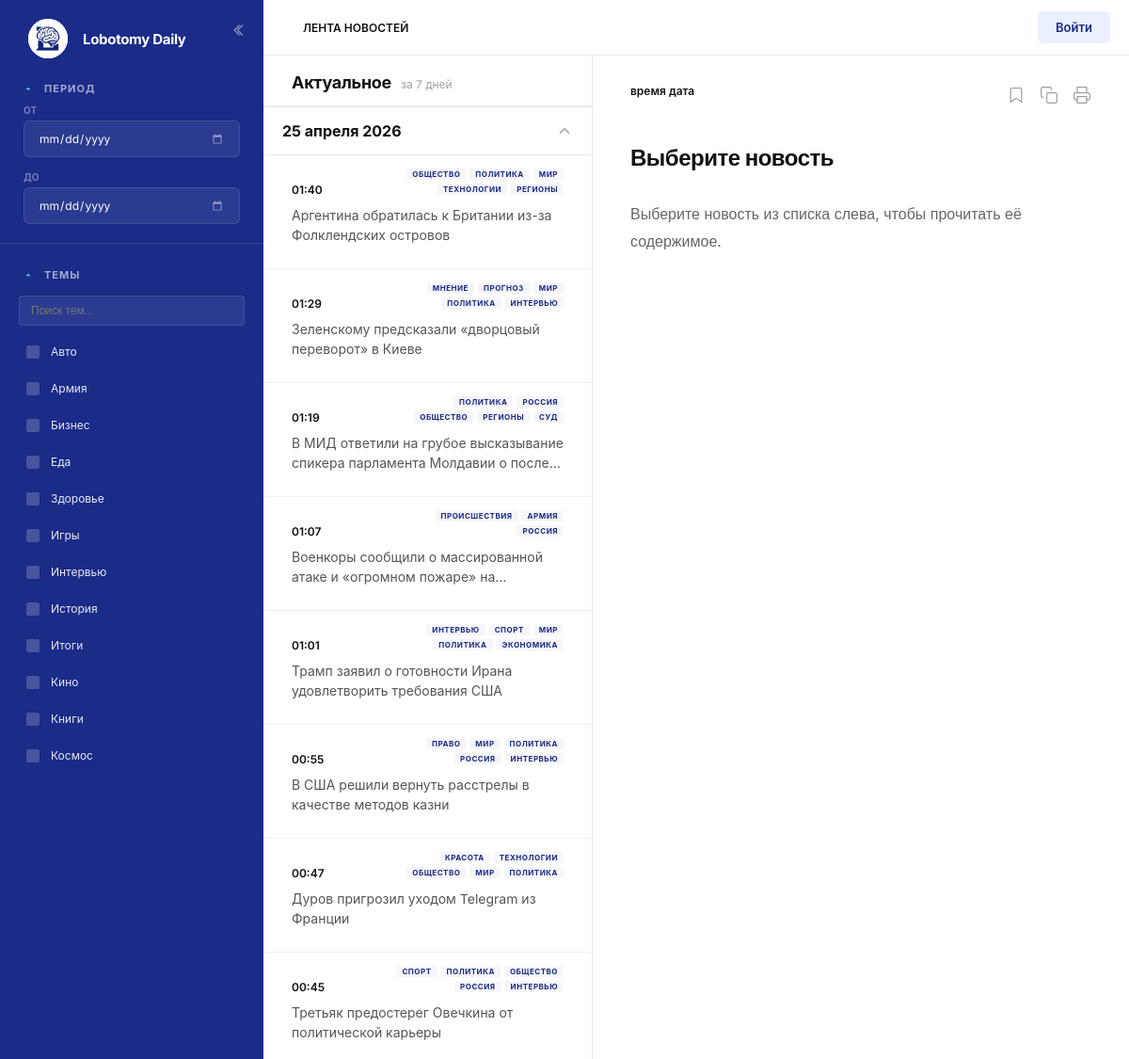
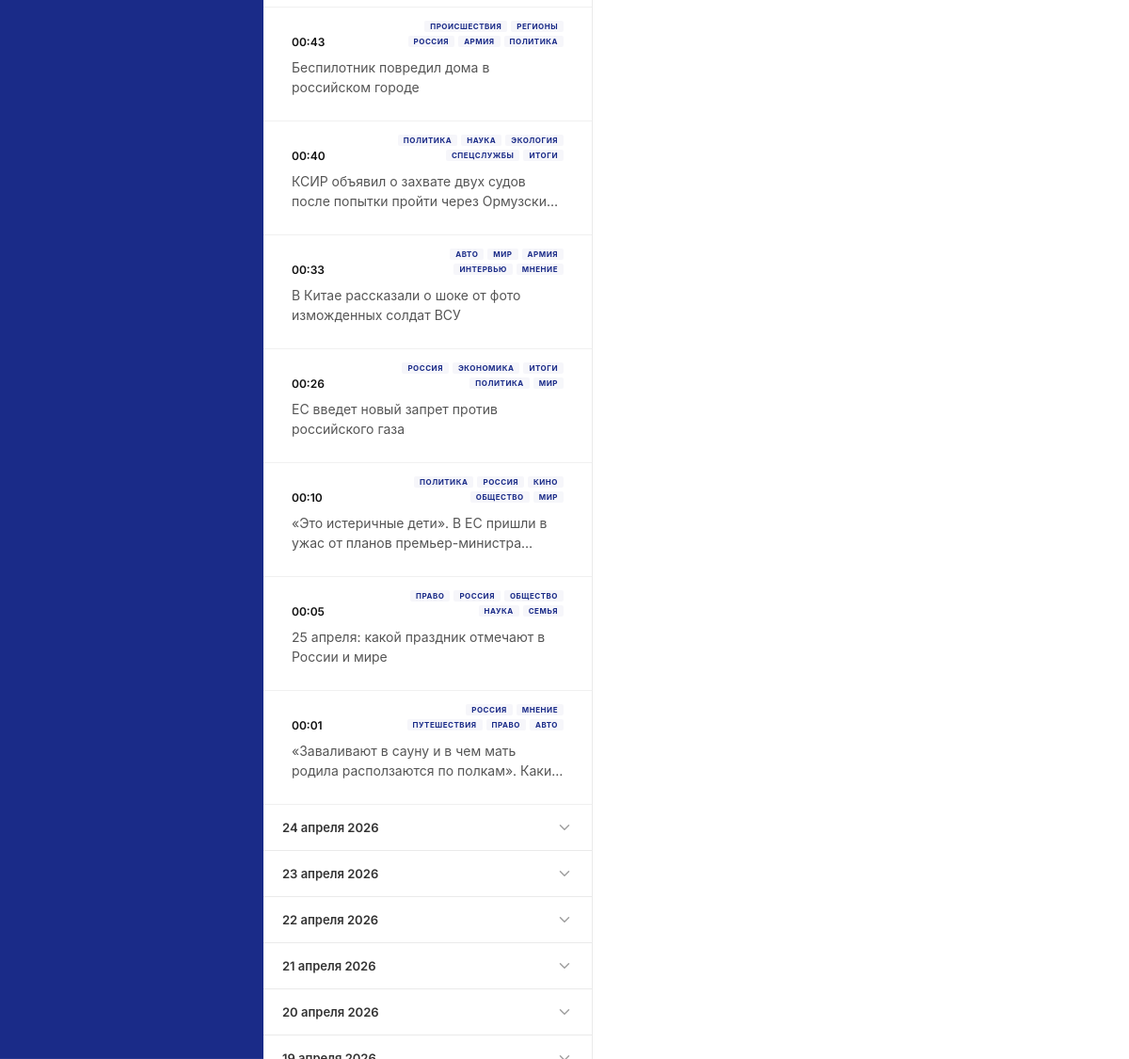
The page / on the database its author committed (2 pictures, top to bottom).
### core/models.py (models this page shows)
class News(models.Model):
    id = models.BigAutoField(primary_key=True)
    source = models.CharField(max_length=50)
    title = models.CharField(max_length=255)
    body = models.TextField(null=True, blank=True)
    url = models.URLField(unique=True)
    parsed_at = models.DateTimeField(auto_now_add=True)
    @property
    def tags(self):
        from .utils import classify_news
        return classify_news(self.title, self.body, url=self.url, news_id=self.id)
    class Meta:
        managed = False
        db_table = 'news'

### core/views.py (the view, shortened to what this page needs)
# urls.py: path('', core.views.index, name='index'),
def index(request):
    now = timezone.localtime()
    start_of_today = now.replace(hour=0, minute=0, second=0, microsecond=0)
    days_data = []
    for i in range(7):
        target_start = start_of_today - datetime.timedelta(days=i)
        target_end = target_start + datetime.timedelta(days=1)
        daily_news = News.objects.filter(
            parsed_at__gte=target_start,
            parsed_at__lt=target_end
        ).order_by('-parsed_at')
        days_data.append({
            'date': target_start,
            'news_list': daily_news,
            'is_today': i == 0
        })
    top_tags = get_top_tags()
    return render(request, 'core/index.html', {
        'days_data': days_data,
        'top_tags': top_tags
    })

### core/views.py (called while the page is built)
def get_top_tags(limit=None):
    from collections import Counter
    all_news = News.objects.all()
    counter = Counter()
    for n in all_news:
        if n.tags:
            counter.update(n.tags)
    if limit:
        top = counter.most_common(limit)
        return [tag for tag, count in top]
    return sorted(counter.keys())

### core/templates/core/index.html (shortened to what this page needs)
{% load static %}
<!DOCTYPE html>
<html lang="ru">
<head>
    <link rel="stylesheet" href="{% static 'core/style.css' %}?v=11">
</head>
<body>
    <div class="app-layout">
        <aside class="sidebar" id="sidebar">
            <div class="sidebar-header">
                <a href="/" class="logo-section">
                    <div class="logo-circle" style="width: 42px !important; height: 42px !important; min-width: 42px !important; min-height: 42px !important; background-color: #fff !important; border-radius: 50% !important; overflow: hidden !important; display: flex !important; align-items: center !important; justify-content: center !important;">
                        <img src="{% static 'core/logo.png' %}" alt="Logo" style="width: 100% !important; height: 100% !important; object-fit: contain !important; display: block !important;">
                    </div>
                    <div class="logo-text">Lobotomy Daily</div>
                </a>
                <div class="collapse-btn" onclick="toggleSidebar(event)">
                    <svg width="20" height="20" viewBox="0 0 24 24" fill="none" stroke="currentColor" stroke-width="1.5"
                        stroke-linecap="round" stroke-linejoin="round">
                        <polyline points="15 18 9 12 15 6"></polyline>
                        <polyline points="11 18 5 12 11 6"></polyline>
                    </svg>
                </div>
            </div>
            <div class="sidebar-group" style="margin-top: 10px;">
                <div class="group-header open" onclick="toggleSidebarGroup(this)">
                    <svg width="10" height="10" viewBox="0 0 24 24" fill="currentColor">
                        <polygon points="6 9 12 15 18 9"></polygon>
                    </svg>
                    <span>ПЕРИОД</span>
                </div>
                <div class="period-controls open" style="padding: 0 25px 15px;">
                    <div style="margin-bottom: 5px; font-size: 10px; color: rgba(255,255,255,0.4); font-weight: 700; text-transform: uppercase;">ОТ</div>
                    <input type="date" class="period-input" id="date-from">
                    <div style="margin-bottom: 5px; margin-top: 10px; font-size: 10px; color: rgba(255,255,255,0.4); font-weight: 700; text-transform: uppercase;">ДО</div>
                    <input type="date" class="period-input" id="date-to">
                </div>
            </div>
            <div class="sidebar-group" style="flex-grow: 1; display: flex; flex-direction: column; overflow: hidden;">
                <div class="group-header open" onclick="toggleSidebarGroup(this)">
                    <svg width="10" height="10" viewBox="0 0 24 24" fill="currentColor">
                        <polygon points="6 9 12 15 18 9"></polygon>
                    </svg>
                    <span>ТЕМЫ</span>
                </div>
                <div class="genres-list open" id="sidebar-topics" style="overflow-y: auto; flex-grow: 1; padding-bottom: 20px; display: flex; flex-direction: column;">
                    <div class="tag-search-container">
                        <input type="text" class="tag-search-input" placeholder="Поиск тем..." oninput="filterSidebarTags(this)">
                    </div>
                    <div id="tags-wrapper">
                        {% for tag in top_tags %}
                        <div class="sidebar-item topic-item" onclick="selectCatSidebar(this)" data-keywords="{{ tag|lower }}">
                            <div class="checkbox-box" style="display: flex; align-items: center; justify-content: center;">
                            </div>
                            <span class="item-text">{{ tag }}</span>
                        </div>
                        {% endfor %}
                    </div>
                </div>
            </div>
        </aside>
        <main class="main-area">
            <header class="topbar">
                <div class="search-area" style="flex-grow:1;">
                    <div class="search-tag" style="background: transparent; color: #111; cursor: default; width: auto; gap: 4px; pointer-events: none;">
                        ЛЕНТА НОВОСТЕЙ
                    </div>
                </div>
                <div class="topbar-actions">
                    {% if request.user.is_authenticated %}
                    <div class="user-profile-section">
                        <a href="{% url 'profile' %}" class="user-avatar" style="border: none; background: none;">
                            <svg width="24" height="24" viewBox="0 0 24 24" fill="none" stroke="#666" stroke-width="2" stroke-linecap="round" stroke-linejoin="round">
                                <path d="M20 21v-2a4 4 0 0 0-4-4H8a4 4 0 0 0-4 4v2"></path>
                                <circle cx="12" cy="7" r="4"></circle>
                            </svg>
                        </a>
                    </div>
                    {% else %}
                    <a href="{% url 'register' %}" class="login-btn">Войти</a>
                    {% endif %}
                </div>
            </header>
            <div class="content-columns">
                <section class="list-column">
                    <div class="list-section-header" id="widgets-header">
                        <span class="list-section-title">Актуальное</span>
                        <span class="list-section-sub">за 7 дней</span>
                    </div>
                    {% for day in days_data %}
                    <div class="day-widget {% if forloop.first %}open{% endif %}"
                        data-date="{{ day.date|date:'Y-m-d' }}">
                        <div class="date-header" onclick="toggleWidget(this)">
                            <span>{{ day.date|date:"j E Y"|lower }}</span>
                            <svg class="chevron-icon" width="18" height="18" viewBox="0 0 24 24" fill="none"
                                stroke="#a0a0a0" stroke-width="2" stroke-linecap="round" stroke-linejoin="round">
                                <polyline points="6 9 12 15 18 9"></polyline>
                            </svg>
                        </div>
                        <div class="list-items">
                            {% for article in day.news_list %}
                            <div class="list-item" onclick="showArticle(this)"
                                data-title="{{ article.title }}"
                                data-time="{{ article.parsed_at|time:'H:i' }} {{ article.parsed_at|date:'j E Y'|lower }}"
                                data-body="{{ article.body }}" data-url="{{ article.url }}"
                                data-tags="{{ article.tags|join:',' }}">
                                <div class="list-item-tags">
                                    {% for tag in article.tags %}
                                    <span class="tag-pill">{{ tag }}</span>
                                    {% endfor %}
                                </div>
                                <span class="time-label">{{ article.parsed_at|time:"H:i" }}</span>
                                <div class="news-item-snippet">{{ article.title }}</div>
                            </div>
                            {% empty %}
                            <div class="list-item">
                                <span class="time-label" style="color: #a0a0a0;">Нет новостей за этот день</span>
                            </div>
                            {% endfor %}
                        </div>
                    </div>
                    {% endfor %}
                </section>
                <section class="reading-column">
                    <div class="reading-header">
                        <div style="display: flex; flex-direction: column; gap: 4px;">
                            <span class="article-meta" id="reading-meta">время дата</span>
                        </div>
                        <div class="article-actions">
                            <svg width="20" height="20" viewBox="0 0 24 24" fill="none" stroke="#a0a0a0"
                                stroke-width="1.5" stroke-linecap="round" stroke-linejoin="round">
                                <path d="M19 21l-7-5-7 5V5a2 2 0 0 1 2-2h10a2 2 0 0 1 2 2z"></path>
                            </svg>
                            <svg width="20" height="20" viewBox="0 0 24 24" fill="none" stroke="#a0a0a0"
                                stroke-width="1.5" stroke-linecap="round" stroke-linejoin="round">
                                <rect x="9" y="9" width="13" height="13" rx="2" ry="2"></rect>
                                <path d="M5 15H4a2 2 0 0 1-2-2V4a2 2 0 0 1 2-2h9a2 2 0 0 1 2 2v1"></path>
                            </svg>
                        </div>
                    </div>
                    <h1 class="article-title" id="reading-title">Выберите новость</h1>
                    <div class="article-body" id="reading-body">
                        <p style="color: #666;">Выберите новость из списка слева, чтобы прочитать её содержимое.</p>
                    </div>
                </section>
            </div>
        </main>
    </div>
</body>
</html>

### core/templates/core/index.html (style rules this page uses)
.date-header span { transition: font-size 0.35s ease, color 0.35s ease; }
.day-widget.open .date-header span { font-weight: bold; font-size: 16px; color: #111; }
.list-section-header { padding: 18px 30px 14px; display: flex; align-items: baseline; gap: 10px; border-bottom: 2px solid #eaeaea; position: sticky; top: 0; background: #fff; z-index: 3; }
.list-section-title { font-size: 18px; font-weight: 700; color: #111; letter-spacing: -0.3px; }
.list-section-sub { font-size: 12px; color: #a0a0a0; font-weight: 400; }
.tag-pill { font-size: 10px; font-weight: 700; padding: 3px 10px; border-radius: 4px; background-color: #f1f4ff; color: #1a2b88; text-transform: uppercase; letter-spacing: 0.5px; transition: all 0.2s ease; border: 1px solid rgba(26, 43, 136, 0.1); user-select: none; }
.list-item { position: relative; }
.list-item-tags { position: absolute; top: 14px; right: 30px; display: flex; gap: 4px; max-width: 180px; flex-wrap: wrap; justify-content: flex-end; }
.list-item-tags .tag-pill { font-size: 8px; padding: 1px 6px; background-color: rgba(26, 43, 136, 0.04); color: #1a2b88; border-radius: 2px; border: none; }
.sidebar-group { border-bottom: 1px solid rgba(255, 255, 255, 0.05); }
.group-header { display: flex; align-items: center; padding: 10px 25px; font-size: 11px; font-weight: 700; letter-spacing: 1px; text-transform: uppercase; color: rgba(255, 255, 255, 0.6); cursor: pointer; transition: color 0.3s ease; }
.group-header svg { transition: transform 0.3s ease; margin-right: 12px; color: #56ccf2; }
.group-header.open svg { transform: rotate(180deg); }
.genres-list, .period-controls { max-height: 0; overflow: hidden; transition: max-height 0.4s cubic-bezier(0.4, 0, 0.2, 1), opacity 0.3s ease; opacity: 0; }
.genres-list.open, .period-controls.open { max-height: 500px; opacity: 1; }
.tag-search-container { padding: 0 20px 10px; }
.tag-search-input { width: 100%; background: rgba(255, 255, 255, 0.08); border: 1px solid rgba(255, 255, 255, 0.1); border-radius: 4px; padding: 8px 12px; color: #fff; font-size: 12px; outline: none; transition: all 0.2s; }
.period-input { width: 100%; background-color: rgba(255, 255, 255, 0.08); border: 1px solid rgba(255, 255, 255, 0.1); border-radius: 6px; padding: 10px 15px; margin-bottom: 5px; color: #fff; font-size: 12px; outline: none; font-family: inherit; transition: all 0.2s; }
.sidebar-item { padding: 10px 25px; transition: all 0.2s ease; border-left: 3px solid transparent; }

### rows shown on the page
News: tags "ОБЩЕСТВО" "ПОЛИТИКА" "МИР" "ТЕХНОЛОГИИ" "РЕГИОНЫ", parsed_at "01:40", title "Аргентина обратилась к Британии из-за Фолклендских островов"
News: tags "МНЕНИЕ" "ПРОГНОЗ" "МИР" "ПОЛИТИКА" "ИНТЕРВЬЮ", parsed_at "01:29", title "Зеленскому предсказали «дворцовый переворот» в Киеве"
News: tags "ПОЛИТИКА" "РОССИЯ" "ОБЩЕСТВО" "РЕГИОНЫ" "СУД", parsed_at "01:19", title "В МИД ответили на грубое высказывание спикера парламента Молдавии о…"
News: tags "ПРОИСШЕСТВИЯ" "АРМИЯ" "РОССИЯ", parsed_at "01:07", title "Военкоры сообщили о массированной атаке и «огромном пожаре»…"
News: tags "ИНТЕРВЬЮ" "СПОРТ" "МИР" "ПОЛИТИКА" "ЭКОНОМИКА", parsed_at "01:01", title "Трамп заявил о готовности Ирана удовлетворить требования США"
News: tags "ПРАВО" "МИР" "ПОЛИТИКА" "РОССИЯ" "ИНТЕРВЬЮ", parsed_at "00:55", title "В США решили вернуть расстрелы в качестве методов казни"
News: tags "КРАСОТА" "ТЕХНОЛОГИИ" "ОБЩЕСТВО" "МИР" "ПОЛИТИКА", parsed_at "00:47", title "Дуров пригрозил уходом Telegram из Франции"
News: tags "СПОРТ" "ПОЛИТИКА" "ОБЩЕСТВО" "РОССИЯ" "ИНТЕРВЬЮ", parsed_at "00:45", title "Третьяк предостерег Овечкина от политической карьеры"
News: tags "ПРОИСШЕСТВИЯ" "РЕГИОНЫ" "РОССИЯ" "АРМИЯ" "ПОЛИТИКА", parsed_at "00:43", title "Беспилотник повредил дома в российском городе"
News: tags "ПОЛИТИКА" "НАУКА" "ЭКОЛОГИЯ" "СПЕЦСЛУЖБЫ" "ИТОГИ", parsed_at "00:40", title "КСИР объявил о захвате двух судов после попытки пройти через…"
News: tags "АВТО" "МИР" "АРМИЯ" "ИНТЕРВЬЮ" "МНЕНИЕ", parsed_at "00:33", title "В Китае рассказали о шоке от фото изможденных солдат ВСУ"
News: tags "РОССИЯ" "ЭКОНОМИКА" "ИТОГИ" "ПОЛИТИКА" "МИР", parsed_at "00:26", title "ЕС введет новый запрет против российского газа"
News: tags "ПОЛИТИКА" "РОССИЯ" "КИНО" "ОБЩЕСТВО" "МИР", parsed_at "00:10", title "«Это истеричные дети». В ЕС пришли в ужас от планов…"
News: tags "ПРАВО" "РОССИЯ" "ОБЩЕСТВО" "НАУКА" "СЕМЬЯ", parsed_at "00:05", title "25 апреля: какой праздник отмечают в России и мире"
News: tags "РОССИЯ" "МНЕНИЕ" "ПУТЕШЕСТВИЯ" "ПРАВО" "АВТО", parsed_at "00:01", title "«Заваливают в сауну и в чем мать родила расползаются по полкам».…"

### other values the page prints
{{ tag }} "Авто" "Армия" "Бизнес" "Еда" "Здоровье" "Игры" "Интервью" "История" "Итоги" "Кино" "Книги" "Космос"
{{ day.date|date:"j E Y"|lower }} "25 апреля 2026" "24 апреля 2026" "23 апреля 2026" "22 апреля 2026" "21 апреля 2026" "20 апреля 2026"
